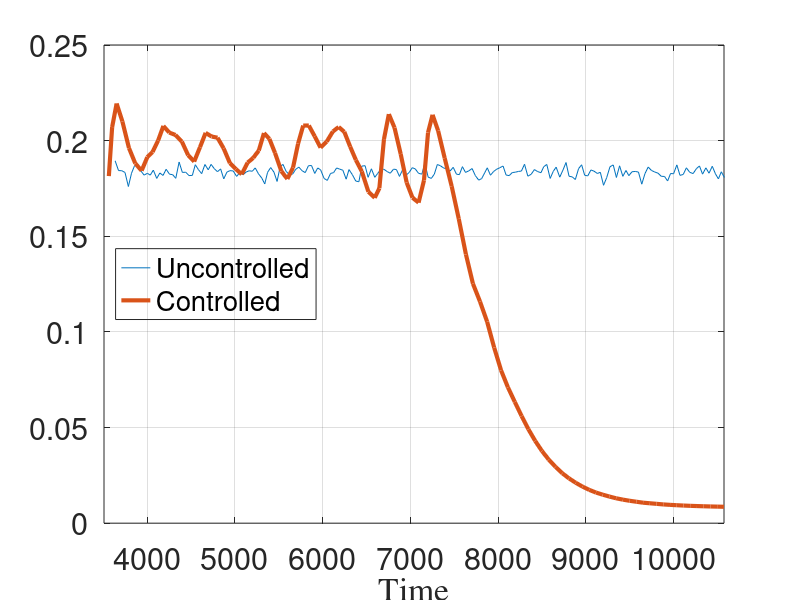

This chart was generated by the following MATLAB code: (Note: this script raises an error after producing the figure.)
clear varibles;
%%%%%%%%%%%%%%%%%%%%%%%%%%%%%%%%%%%%%%%% L2.out Uncontrolled 2500
l2_UC=[3636.594124	0.1894683907
3675.531186	0.1843468347
3712.544088	0.184277815
3749.009481	0.1833666402
3787.636783	0.1760190001
3823.476268	0.1829591751
3856.052011	0.1866792631
3894.236154	0.1876366207
3928.329793	0.1842637328
3967.009939	0.1819564007
4003.830486	0.1829277872
4036.870325	0.181968691
4071.824268	0.1845843718
4110.744397	0.1802490354
4146.206158	0.1831021706
4182.036597	0.1817917678
4218.091993	0.185029875
4256.126977	0.182443652
4291.554282	0.1822259
4327.451582	0.1803029124
4365.479576	0.1888142326
4402.523645	0.1833856532
4440.853166	0.1834856611
4477.970436	0.1817272061
4516.42365	0.1818373978
4549.648169	0.1874091736
4585.718691	0.184825677
4622.507328	0.182744856
4659.506888	0.1875240715
4697.356307	0.1847449488
4730.230537	0.1875883233
4764.78073	0.1854109338
4802.446212	0.1837546901
4838.350586	0.1852247797
4873.868109	0.1800300056
4910.382549	0.1835583573
4944.431481	0.1843027675
4981.92688	0.184160385
5020.176281	0.1813183637
5057.018313	0.1832515522
5094.586855	0.182215979
5128.428638	0.1835613658
5162.992358	0.1842363349
5199.220609	0.1839965529
5232.160142	0.1857409009
5269.906929	0.1826301828
5306.803834	0.1804563675
5340.966983	0.1773618134
5373.054139	0.1834121564
5408.417699	0.1859208808
5445.483723	0.1835473235
5481.357958	0.1786737098
5516.592593	0.1863966503
5548.66263	0.1875755228
5584.499072	0.1839146967
5623.457009	0.1821624401
5658.809685	0.1825248061
5694.007417	0.1850400953
5729.625094	0.1861609719
5764.930531	0.1843028671
5802.07613	0.1832821368
5838.538721	0.186879344
5873.474513	0.1869974613
5910.644863	0.1828520122
5944.20888	0.1857087343
5977.521992	0.1847207533
6016.693146	0.1802280381
6053.5502	0.179211854
6090.298737	0.1828444277
6125.251076	0.1832758793
6159.434249	0.1857005028
6193.564869	0.1851232044
6230.741819	0.1845231321
6268.456093	0.1798486139
6300.234788	0.1848629156
6338.29779	0.1822520509
6377.451174	0.1788815921
6413.13706	0.17850447
6447.126295	0.1867036829
6484.094349	0.1868882199
6518.248078	0.1808244664
6555.616868	0.1852723925
6594.224189	0.1808302708
6627.218264	0.1828486855
6660.497564	0.1847180014
6696.30491	0.1850902348
6735.790522	0.1838147025
6770.633306	0.1829677244
6807.946184	0.1850847708
6840.912738	0.1848761739
6875.564499	0.1812984202
6911.013884	0.1847246517
6947.482885	0.1818014417
6985.748534	0.1833466876
7021.164005	0.1858530378
7054.958723	0.1852337561
7092.622304	0.1829120953
7130.587315	0.1824762892
7164.696855	0.188191875
7202.16041	0.1809166161
7238.36254	0.1802560624
7272.76479	0.1825111124
7306.617988	0.1875083818
7340.277517	0.1869108531
7378.852651	0.1856833661
7412.932928	0.1852392464
7451.864865	0.1841096334
7487.61963	0.1860439322
7524.448618	0.1824591599
7558.090149	0.1822357065
7592.453737	0.1863919466
7627.628725	0.1833838957
7665.695737	0.1842216432
7702.754093	0.1854118945
7739.388052	0.1817399184
7777.950856	0.1793591767
7811.919762	0.1801602707
7845.214763	0.1830909189
7875.532229	0.1857849007
7911.950934	0.1819138894
7947.730995	0.1838739232
7983.097865	0.1850686284
8017.705304	0.1858205021
8055.454936	0.1867161498
8089.759866	0.1820387036
8124.886909	0.1817018854
8160.458845	0.1833133515
8196.185364	0.1835122902
8230.831276	0.1838980144
8264.36195	0.1840945086
8299.891214	0.1876633674
8337.730098	0.1814103993
8375.451548	0.1824156335
8412.355521	0.1848643791
8449.062489	0.1838269299
8487.256718	0.1832373842
8518.751701	0.1863617219
8553.416937	0.1875472097
8592.011776	0.1802435845
8626.63776	0.1838962998
8659.948184	0.1861492742
8701.226701	0.1809087539
8738.069929	0.1846547377
8772.513339	0.1885519236
8806.869235	0.1813878865
8843.594038	0.181041269
8878.717149	0.1796749825
8915.639569	0.1853718083
8950.208286	0.187375445
8984.966123	0.1818983946
9020.364392	0.1815774644
9056.348427	0.1846773758
9092.037542	0.1840211715
9130.076667	0.1828161212
9163.198958	0.1834671445
9199.966362	0.1766590506
9235.596328	0.1806350707
9273.146059	0.186344442
9310.448606	0.1872951302
9346.44408	0.1807443676
9382.635744	0.1868341841
9419.693887	0.1813395258
9455.446516	0.184398688
9488.144541	0.1817001814
9524.083633	0.1837312858
9561.382133	0.1838881468
9597.529095	0.1835700665
9635.318239	0.1772368446
9671.707576	0.1827496299
9708.404654	0.1861990756
9745.514168	0.1844168028
9781.748682	0.183622686
9820.351152	0.1829849687
9857.175967	0.1813545478
9894.429594	0.1812716266
9929.810109	0.1789114587
9963.219567	0.1828129377
9997.640877	0.1826780938
10034.75838	0.187315816
10070.75582	0.1818397862
10107.57691	0.1823232386
10143.56187	0.1857881547
10181.50731	0.1834440362
10220.07274	0.1827813095
10257.22787	0.1853275767
10292.33021	0.1867651913
10327.83936	0.1824793519
10365.65083	0.185778069
10401.1763	0.1829653879
10438.58722	0.1865989025
10474.7278	0.1826277912
10508.34797	0.1799925578
10541.27995	0.1837172949
10576.52232	0.1807490813];
%%%%%%%%%%%%%%%%%%%%%%%%%%%%%%%%%%%%%%%% L2.out Controlled 2500
l2_C=[3565.103853	0.1814621861
3602.8458	0.2070914882
3653.778304	0.2193862237
3719.295107	0.2100544429
3794.387823	0.1961274239
3866.43406	0.1880480829
3938.648752	0.1843156923
4003.541482	0.191397735
4062.66541	0.194040191
4126.213875	0.2000411454
4186.681195	0.2076891347
4252.237807	0.2042379367
4323.802111	0.2029657692
4396.968878	0.1995051235
4468.330004	0.1923650468
4537.108528	0.1890544297
4603.277786	0.1965669684
4667.501561	0.2040559243
4736.172001	0.2021425931
4802.902791	0.2015295279
4872.992847	0.1959255832
4944.468121	0.1882037914
5012.866326	0.1850768437
5078.883342	0.182425724
5145.808822	0.1885010686
5209.801155	0.1909968861
5273.221331	0.194832588
5332.00658	0.203946928
5394.216348	0.2008953606
5457.469076	0.1936002064
5530.307668	0.1840042014
5598.413017	0.1799651298
5662.903877	0.185865726
5720.748258	0.1984456819
5778.875638	0.2078748519
5842.901796	0.2079111028
5910.273686	0.2022251117
5976.572525	0.1963329515
6047.05907	0.1994986114
6117.403283	0.204808508
6182.692973	0.2071055607
6246.858095	0.2046210466
6313.645617	0.196869926
6378.919931	0.1898919634
6446.992338	0.1838518871
6521.69764	0.1732432612
6593.379079	0.1701102712
6646.298992	0.1750922885
6698.870826	0.2007703042
6754.496108	0.2138379813
6819.033876	0.2067664595
6889.299664	0.1930100975
6957.594932	0.1780587992
7023.472573	0.1702004542
7093.168206	0.1675760154
7154.750047	0.1792723014
7200.901011	0.2042325783
7252.444854	0.2134945517
7315.607766	0.2051829761
7390.550666	0.1908688555
7470.079607	0.1761691237
7550.843021	0.1591129805
7632.446296	0.1405381521
7712.194592	0.1252121001
7792.751318	0.1158583099
7873.85578	0.105326772
7953.916433	9.18E-02
8032.804291	7.99E-02
8110.900294	7.10E-02
8188.95713	6.34E-02
8266.695375	5.60E-02
8344.1351	4.91E-02
8421.470873	4.30E-02
8498.793255	3.77E-02
8576.021446	3.32E-02
8653.122976	2.94E-02
8730.107231	2.61E-02
8807.003395	2.34E-02
8883.831274	2.11E-02
8960.602752	1.91E-02
9037.329223	1.74E-02
9114.021435	1.60E-02
9190.688813	1.49E-02
9267.339846	1.39E-02
9343.981852	1.30E-02
9420.620233	1.23E-02
9497.258735	1.17E-02
9573.900778	1.12E-02
9650.548857	1.07E-02
9727.204063	1.04E-02
9803.867484	1.01E-02
9880.539957	9.80E-03
9957.221365	9.57E-03
10033.91185	9.38E-03
10110.61134	9.21E-03
10187.3193	9.06E-03
10264.03497	8.94E-03
10340.75775	8.83E-03
10417.48719	8.73E-03
10494.22307	8.65E-03
10570.96499	8.57E-03];
%%%%%%%%%%%%%%%%%%%%%%%%%%%%%%%%%%% Graphs for Uncontrolled and Controlled
plot(l2_UC(:,1),l2_UC(:,2),l2_C(:,1),l2_C(:,2),'LineWidth',3);
grid;
xlim([3510 10572])
xlabel('Time','FontName','Times');
%title('L_2 Norm Perturbation Energy (RE:2500)','FontName','Times');
legend({'Uncontrolled','Controlled'},"Location","west");
set(gcf, 'color', 'none');
set(legend,'color','none');
set(gca, 'color', 'none','FontSize',22); 
export_fig('L2_2500.png', '-png', '-eps', '-transparent','-m5');